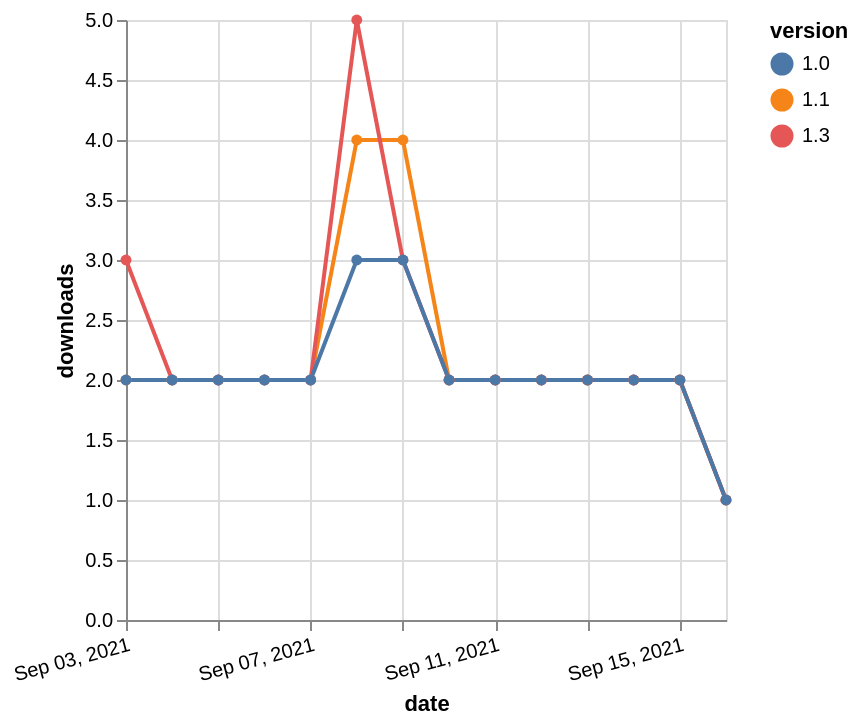

Vega-Lite specification for this chart:
### Vega-Lite specification from a JSON file in a GitHub repository (floating-point values rounded to 4 significant figures)
{"$schema": "https://vega.github.io/schema/vega-lite/v5.json", "description": "A simple bar chart with embedded data.", "data": {"values": [{"date": "2021-09-03", "total": 321, "delta": 2, "version": "1.1"}, {"date": "2021-09-04", "total": 323, "delta": 2, "version": "1.1"}, {"date": "2021-09-05", "total": 325, "delta": 2, "version": "1.1"}, {"date": "2021-09-06", "total": 327, "delta": 2, "version": "1.1"}, {"date": "2021-09-07", "total": 329, "delta": 2, "version": "1.1"}, {"date": "2021-09-08", "total": 333, "delta": 4, "version": "1.1"}, {"date": "2021-09-09", "total": 337, "delta": 4, "version": "1.1"}, {"date": "2021-09-10", "total": 339, "delta": 2, "version": "1.1"}, {"date": "2021-09-11", "total": 341, "delta": 2, "version": "1.1"}, {"date": "2021-09-12", "total": 343, "delta": 2, "version": "1.1"}, {"date": "2021-09-13", "total": 345, "delta": 2, "version": "1.1"}, {"date": "2021-09-14", "total": 347, "delta": 2, "version": "1.1"}, {"date": "2021-09-15", "total": 349, "delta": 2, "version": "1.1"}, {"date": "2021-09-16", "total": 350, "delta": 1, "version": "1.1"}, {"date": "2021-09-03", "total": 215, "delta": 3, "version": "1.3"}, {"date": "2021-09-04", "total": 217, "delta": 2, "version": "1.3"}, {"date": "2021-09-05", "total": 219, "delta": 2, "version": "1.3"}, {"date": "2021-09-06", "total": 221, "delta": 2, "version": "1.3"}, {"date": "2021-09-07", "total": 223, "delta": 2, "version": "1.3"}, {"date": "2021-09-08", "total": 228, "delta": 5, "version": "1.3"}, {"date": "2021-09-09", "total": 231, "delta": 3, "version": "1.3"}, {"date": "2021-09-10", "total": 233, "delta": 2, "version": "1.3"}, {"date": "2021-09-11", "total": 235, "delta": 2, "version": "1.3"}, {"date": "2021-09-12", "total": 237, "delta": 2, "version": "1.3"}, {"date": "2021-09-13", "total": 239, "delta": 2, "version": "1.3"}, {"date": "2021-09-14", "total": 241, "delta": 2, "version": "1.3"}, {"date": "2021-09-15", "total": 243, "delta": 2, "version": "1.3"}, {"date": "2021-09-16", "total": 244, "delta": 1, "version": "1.3"}, {"date": "2021-09-03", "total": 330, "delta": 2, "version": "1.0"}, {"date": "2021-09-04", "total": 332, "delta": 2, "version": "1.0"}, {"date": "2021-09-05", "total": 334, "delta": 2, "version": "1.0"}, {"date": "2021-09-06", "total": 336, "delta": 2, "version": "1.0"}, {"date": "2021-09-07", "total": 338, "delta": 2, "version": "1.0"}, {"date": "2021-09-08", "total": 341, "delta": 3, "version": "1.0"}, {"date": "2021-09-09", "total": 344, "delta": 3, "version": "1.0"}, {"date": "2021-09-10", "total": 346, "delta": 2, "version": "1.0"}, {"date": "2021-09-11", "total": 348, "delta": 2, "version": "1.0"}, {"date": "2021-09-12", "total": 350, "delta": 2, "version": "1.0"}, {"date": "2021-09-13", "total": 352, "delta": 2, "version": "1.0"}, {"date": "2021-09-14", "total": 354, "delta": 2, "version": "1.0"}, {"date": "2021-09-15", "total": 356, "delta": 2, "version": "1.0"}, {"date": "2021-09-16", "total": 357, "delta": 1, "version": "1.0"}]}, "width": "container", "mark": {"type": "line", "point": {"filled": true}}, "encoding": {"x": {"field": "date", "type": "temporal", "timeUnit": "yearmonthdate", "title": "date", "axis": {"labelAngle": -15}}, "y": {"field": "delta", "type": "quantitative", "title": "downloads"}, "color": {"field": "version", "type": "nominal"}, "tooltip": {"field": "delta"}}}
